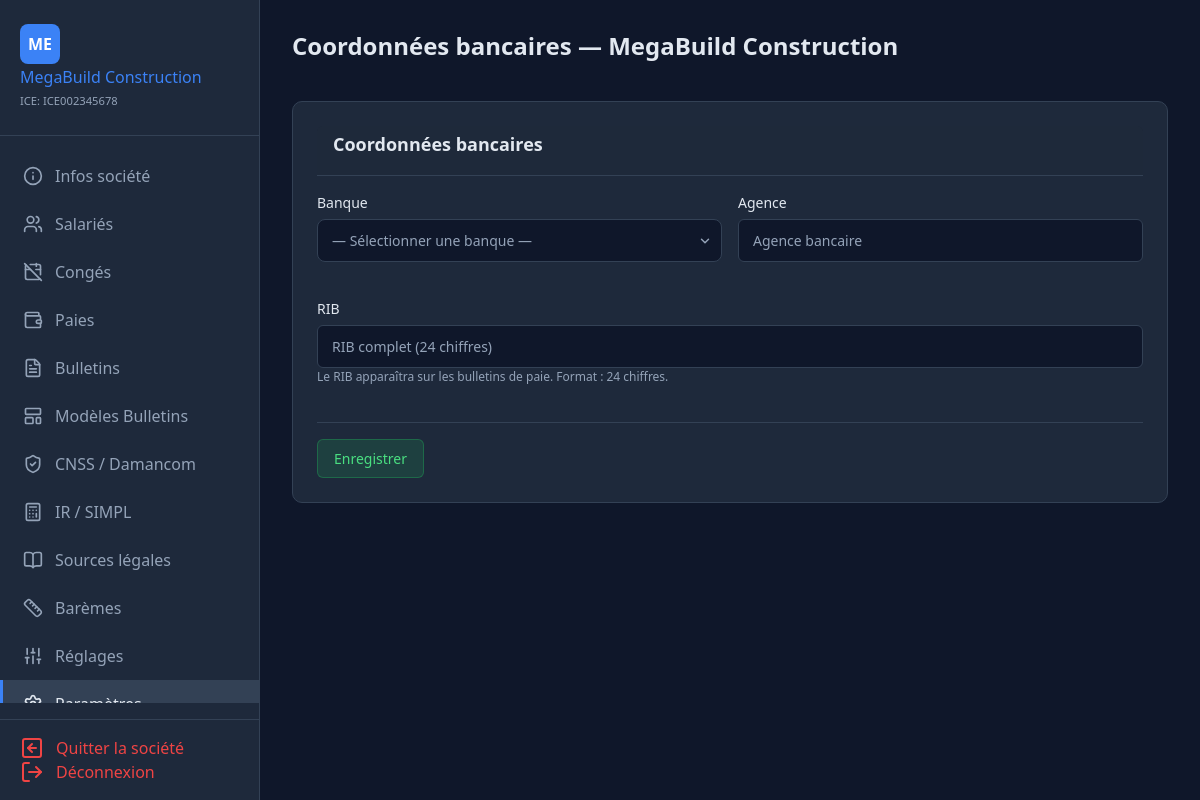
Screenshot of /societes/2/parametres (signed in) with the database file from the repository.
### tables this page shows
CREATE TABLE IF NOT EXISTS societes (
    id                  INT UNSIGNED AUTO_INCREMENT PRIMARY KEY,
    user_id             INT UNSIGNED        NOT NULL,
    raison_sociale      VARCHAR(200)        NOT NULL,
    forme_juridique     VARCHAR(20)         NOT NULL,
    ice                 VARCHAR(20)         NOT NULL,
    if_fiscal           VARCHAR(20)         NOT NULL,
    rc                  VARCHAR(20)         NOT NULL,
    tp                  VARCHAR(20)         NOT NULL,
    cnss                VARCHAR(20)         NOT NULL,
    adresse             TEXT,
    ville               VARCHAR(100),
    telephone           VARCHAR(20),
    email               VARCHAR(180),
    site_web            VARCHAR(255),
    banque              VARCHAR(100),
    agence              VARCHAR(100),
    rib                 VARCHAR(255),
    modele_bulletin_id  INT UNSIGNED,
    logo                VARCHAR(255),
    damancom_login      VARCHAR(100),
    damancom_password   VARCHAR(255),
    simpl_login         VARCHAR(100),
    simpl_password      VARCHAR(255),
    cimr_login          VARCHAR(100),
    cimr_password       VARCHAR(255),
    actif               TINYINT(1)          NOT NULL DEFAULT 1,
    created_at          DATETIME            NOT NULL DEFAULT CURRENT_TIMESTAMP,
    updated_at          DATETIME            NOT NULL DEFAULT CURRENT_TIMESTAMP ON UPDATE CURRENT_TIMESTAMP,
    FOREIGN KEY (user_id) REFERENCES users(id) ON DELETE CASCADE
);

### controllers/SocieteController.php (called while the page is built, shortened)
<?php
class SocieteController extends Controller
{
    private PDO $db;
    public function __construct()
    {
        $this->db = Model::db();
    }
    public function parametres(int $id, string $sous_tab = 'banque'): void
    {
        $userId = Session::get('user_id');
        $societe = $this->db->query("SELECT * FROM societes WHERE id = $id AND user_id = $userId")->fetch();
        $baremeMensuel = $this->db->query("SELECT * FROM bareme_ir WHERE type='mensuel' ORDER BY `min`")->fetchAll();
        $baremeAnnuel  = $this->db->query("SELECT * FROM bareme_ir WHERE type='annuel' ORDER BY `min`")->fetchAll();
        $cnssParams = $this->db->query("SELECT * FROM parametres_cnss_amo WHERE societe_id = $id")->fetch();
        if (!$cnssParams) $cnssParams = ['plafond_cnss'=>6000,'taux_cnss_salarial'=>4.48,'taux_cnss_patronal'=>8.98,'taux_amo_salarial'=>2.26,'taux_amo_patronal'=>4.11,'taux_amo_total'=>6.37,'taux_allocations_familiales'=>6.40,'taux_prestations_sociales'=>13.46,'taxe_formation'=>1.60,'participation_amo'=>1.85,'taux_penalites_cnss'=>0,'taux_penalites_tfp'=>0,'taux_penalites_amo'=>0,'penalite_cnss_premier_mois'=>3.00,'penalite_cnss_mois_suivants'=>0.50,'penalite_amo_taux'=>1.00,'astreinte_cnss_par_salarie'=>50.00,'astreinte_amo_par_salarie'=>100.00];
        $salaries = $this->db->query("SELECT id, nom_famille, prenom, salaire_base FROM salaries WHERE societe_id = $id AND actif = 1 ORDER BY nom_famille, prenom")->fetchAll();
        $services = $this->db->query("SELECT * FROM services WHERE societe_id = $id ORDER BY nom")->fetchAll();
        $fonctions = $this->db->query("SELECT f.*, s.nom as service_nom FROM fonctions f LEFT JOIN services s ON f.service_id = s.id WHERE f.societe_id = $id ORDER BY s.nom, f.nom")->fetchAll();
        $gains = $this->db->query("SELECT * FROM rubriques_gains WHERE (societe_id IS NULL OR societe_id = $id) ORDER BY is_global DESC, code")->fetchAll();
        $retenues = $this->db->query("SELECT * FROM rubriques_retenues WHERE (societe_id IS NULL OR societe_id = $id) ORDER BY is_global DESC, code")->fetchAll();
        $organismes = $this->db->query("SELECT * FROM organismes WHERE societe_id = $id ORDER BY nom")->fetchAll();
        $attestations = $this->db->query("SELECT * FROM modeles_attestation WHERE societe_id = $id ORDER BY titre")->fetchAll();
        $societe['rib'] = Crypto::decrypt($societe['rib']);
        $titles = [
            'general'        => 'Informations générales',
            'banque'         => 'Coordonnées bancaires',
            'teleservices'   => 'Accès téléservices',
            'codification'   => 'Codification & numérotation',
            'bcp'            => 'BCP — Bordereau de Cotisations et Paiement',
            'services'       => 'Services',
            'gains'          => 'Rubriques de gains',
            'retenues'       => 'Rubriques de retenues',
            'attestations'   => 'Modèles d\'attestation',
            'journal'        => 'Journal de comptabilisation',
        ];
        $subView = 'banque';
        if (in_array($sous_tab, array_keys($titles))) {
            $subView = $sous_tab;
        }
        $baseUrl = '/paie-me/societes/' . $id . '/parametres';
        $this->render('societes/parametres/' . $subView . '.php', [
            'title'         => $titles[$subView] . ' — ' . $societe['raison_sociale'],
            'societe'       => $societe,
            'baseUrl'       => $baseUrl,
            'bareme'        => $baremeMensuel,
            'baremeAnnuel'  => $baremeAnnuel,
            'cnssParams'    => $cnssParams,
            'salaries'      => $salaries,
            'services'      => $services,
            'fonctions'     => $fonctions,
            'gains'         => $gains,
            'retenues'      => $retenues,
            'organismes'    => $organismes,
            'attestations'  => $attestations,
        ]);
    }
    protected function render(string $view, array $data = []): void
    {
        extract($data);
        require __DIR__ . '/../views/' . $view;
        $content = ob_get_clean();
        require __DIR__ . '/../views/layout.php';
    }
}

### index.php (called while the page is built, shortened)
<?php
spl_autoload_register(function (string $class) {
    $prefixes = [
        'Core\\'        => __DIR__ . '/Core/',
        'Controllers\\' => __DIR__ . '/controllers/',
    ];
    foreach ($prefixes as $prefix => $baseDir) {
        $len = strlen($prefix);
        if (strncmp($prefix, $class, $len) === 0) {
            $relative = substr($class, $len);
            $file = $baseDir . str_replace('\\', '/', $relative) . '.php';
            if (file_exists($file)) {
                return;
            }
        }
    }
});
$method = $_SERVER['REQUEST_METHOD'];
$uri    = $_SERVER['REQUEST_URI'];
Router::dispatch($method, $uri);

### config/database.php (called while the page is built)
<?php
return [
    'host'     => '127.0.0.1',
    'port'     => 3306,
    'dbname'   => 'paie_me',
    'username' => 'root',
    'password' => '',
    'charset'  => 'utf8mb4',
];

### Core/Model.php (called while the page is built, shortened)
<?php
abstract class Model
{
    protected static PDO|null $db = null;
    public static function db(): PDO
    {
        if (self::$db === null) {
            $config = require __DIR__ . '/../config/database.php';
            $dsn = "mysql:host={$config['host']};port={$config['port']};dbname={$config['dbname']};charset={$config['charset']}";
            self::$db = new PDO($dsn, $config['username'], $config['password'], [
                PDO::ATTR_ERRMODE            => PDO::ERRMODE_EXCEPTION,
                PDO::ATTR_DEFAULT_FETCH_MODE => PDO::FETCH_ASSOC,
                PDO::ATTR_EMULATE_PREPARES   => false,
            ]);
        }
        return self::$db;
    }
}

### Core/Session.php (called while the page is built, shortened)
<?php
class Session
{
    public static function get(string $key, mixed $default = null): mixed
    {
        return $_SESSION[$key] ?? $default;
    }
}

### Core/Crypto.php (called while the page is built, shortened)
<?php
class Crypto
{
    private static string $cipher = 'aes-256-cbc';
    public static function decrypt(?string $ciphertext): ?string
    {
        if ($ciphertext === null || $ciphertext === '') return $ciphertext;
        $data = base64_decode($ciphertext);
        $ivLen = openssl_cipher_iv_length(self::$cipher);
        $iv = substr($data, 0, $ivLen);
        $encrypted = substr($data, $ivLen);
        return openssl_decrypt($encrypted, self::$cipher, self::key(), 0, $iv);
    }
}

### views/layout.php (the view, shortened to what this page needs)
<!DOCTYPE html>
<html lang="fr">
<head>
    <link rel="stylesheet" href="https://cdn.jsdelivr.net/npm/bootstrap@5.3.3/dist/css/bootstrap.min.css">
    <link rel="stylesheet" href="/paie-me/assets/css/style.css?v=<?= filemtime(__DIR__ . '/../assets/css/style.css') ?>">
</head>
<body>
<?php if (isset($_SESSION['user_id'])):
    $ctx = $_SESSION['societe_context'] ?? null;
?>
<aside class="sidebar">
    <div class="sidebar-brand">
        <?php if ($ctx): ?>
            <div style="width:40px;height:40px;background:var(--accent);border-radius:8px;display:flex;align-items:center;justify-content:center;font-size:16px;font-weight:700;color:#fff;margin-bottom:4px;">
                <?= strtoupper(mb_substr($ctx['raison_sociale'], 0, 2)) ?>
            </div>
            <h2 style="font-size:1rem;margin:0;"><?= htmlspecialchars($ctx['raison_sociale']) ?></h2>
            <small style="font-size:0.7rem;">ICE: <?= htmlspecialchars($ctx['ice']) ?></small>
        <?php else: ?>
            <h2>Paie Me</h2>
            <small>Gestion de paie</small>
        <?php endif; ?>
    </div>
    <ul class="sidebar-nav">
        <?php if ($ctx): ?>
        <li>
            <a href="/paie-me/societes/<?= $ctx['id'] ?>" class="<?= (parse_url($_SERVER['REQUEST_URI'], PHP_URL_PATH) === '/paie-me/societes/'.$ctx['id']) ? 'active' : '' ?>">
                <span class="icon" data-lucide="info"></span>
                <span>Infos société</span>
            </a>
        </li>
        <li>
            <a href="/paie-me/societes/<?= $ctx['id'] ?>/salaries" class="<?= str_contains($_SERVER['REQUEST_URI'], '/salaries') && !str_contains($_SERVER['REQUEST_URI'], 'create') && !str_contains($_SERVER['REQUEST_URI'], 'edit') ? 'active' : '' ?>">
                <span class="icon" data-lucide="users"></span>
                <span>Salariés</span>
            </a>
        </li>
        <li>
            <a href="/paie-me/societes/<?= $ctx['id'] ?>/conges" class="<?= str_contains($_SERVER['REQUEST_URI'], '/conges') ? 'active' : '' ?>">
                <span class="icon" data-lucide="calendar-off"></span>
                <span>Congés</span>
            </a>
        </li>
        <li>
            <a href="/paie-me/societes/<?= $ctx['id'] ?>/paies" class="<?= str_contains($_SERVER['REQUEST_URI'], '/paies') && !str_contains($_SERVER['REQUEST_URI'], 'create') && !str_contains($_SERVER['REQUEST_URI'], 'edit') ? 'active' : '' ?>">
                <span class="icon" data-lucide="wallet"></span>
                <span>Paies</span>
            </a>
        </li>
        <li>
            <a href="/paie-me/societes/<?= $ctx['id'] ?>/bulletins" class="<?= str_contains($_SERVER['REQUEST_URI'], '/bulletins') && !str_contains($_SERVER['REQUEST_URI'], 'show') && !str_contains($_SERVER['REQUEST_URI'], 'pdf') ? 'active' : '' ?>">
                <span class="icon" data-lucide="file-text"></span>
                <span>Bulletins</span>
            </a>
        </li>
        <li>
            <a href="/paie-me/societes/<?= $ctx['id'] ?>/modeles-bulletins" class="<?= str_contains($_SERVER['REQUEST_URI'], '/modeles-bulletins') ? 'active' : '' ?>">
                <span class="icon" data-lucide="layout-template"></span>
                <span>Modèles Bulletins</span>
            </a>
        </li>
        <li>
            <a href="/paie-me/societes/<?= $ctx['id'] ?>/cnss" class="<?= str_contains($_SERVER['REQUEST_URI'], '/cnss') ? 'active' : '' ?>">
                <span class="icon" data-lucide="shield-check"></span>
                <span>CNSS / Damancom</span>
            </a>
        </li>
        <li>
            <a href="/paie-me/societes/<?= $ctx['id'] ?>/ir" class="<?= str_contains($_SERVER['REQUEST_URI'], '/ir') && !str_contains($_SERVER['REQUEST_URI'], '/export') ? 'active' : '' ?>">
                <span class="icon" data-lucide="calculator"></span>
                <span>IR / SIMPL</span>
            </a>
        </li>
        <li>
            <a href="/paie-me/societes/<?= $ctx['id'] ?>/sources-legales" class="<?= str_contains($_SERVER['REQUEST_URI'], '/sources-legales') ? 'active' : '' ?>">
                <span class="icon" data-lucide="book-open"></span>
                <span>Sources légales</span>
            </a>
        </li>
        <li>
            <a href="/paie-me/societes/<?= $ctx['id'] ?>/baremes" class="<?= str_contains($_SERVER['REQUEST_URI'], '/baremes') ? 'active' : '' ?>" style="<?= str_contains($_SERVER['REQUEST_URI'], '/baremes') ? 'border-left:3px solid var(--accent);' : '' ?>">
                <span class="icon" data-lucide="ruler"></span>
                <span>Barèmes</span>
            </a>
        </li>
        <li>
            <a href="/paie-me/societes/<?= $ctx['id'] ?>/reglages" class="<?= str_contains($_SERVER['REQUEST_URI'], '/reglages') ? 'active' : '' ?>" style="<?= str_contains($_SERVER['REQUEST_URI'], '/reglages') ? 'border-left:3px solid var(--accent);' : '' ?>">
                <span class="icon" data-lucide="sliders"></span>
                <span>Réglages</span>
            </a>
        </li>
        <li>
            <a href="/paie-me/societes/<?= $ctx['id'] ?>/parametres" class="<?= str_contains($_SERVER['REQUEST_URI'], '/parametres') ? 'active' : '' ?>" style="<?= str_contains($_SERVER['REQUEST_URI'], '/parametres') ? 'border-left:3px solid var(--accent);' : '' ?>">
                <span class="icon" data-lucide="settings"></span>
                <span>Paramètres</span>
            </a>
        </li>
        <?php endif; ?>
    </ul>
    <div class="sidebar-footer">
        <?php if ($ctx): ?>
        <a href="/paie-me/societes/clear-context">
            <span class="icon" data-lucide="arrow-left-square"></span>
            <span>Quitter la société</span>
        </a>
        <?php endif; ?>
        <a href="/paie-me/logout">
            <span class="icon" data-lucide="log-out"></span>
            <span>Déconnexion</span>
        </a>
    </div>
</aside>
<?php endif; ?>
<main class="<?= isset($_SESSION['user_id']) ? 'main-content' : '' ?>">
    <?php if (isset($_SESSION['user_id'])): ?>
    <div class="topbar">
        <h1><?= $title ?? 'Paie Me' ?></h1>
    </div>
    <?php endif; ?>
    <?= $content ?? '' ?>
</main>
</body>
</html>

### views/societes/parametres/banque.php (shortened to what this page needs)
<form method="post" action="<?= $baseUrl ?>/banque">
<div class="card">
    <div class="card-header"><h3>Coordonnées bancaires</h3></div>
    <div style="display:grid; grid-template-columns:1fr 1fr; gap:1rem;">
        <div class="form-group">
            <label>Banque</label>
        </div>
        <div class="form-group">
            <label>Agence</label>
            <input type="text" name="agence" value="<?= htmlspecialchars($societe['agence'] ?? '') ?>" class="form-control" placeholder="Agence bancaire">
        </div>
        <div class="form-group" style="grid-column:1/-1;">
            <label>RIB</label>
            <input type="text" name="rib" value="<?= htmlspecialchars($societe['rib'] ?? '') ?>" class="form-control" placeholder="RIB complet (24 chiffres)" maxlength="24" pattern="[0-9]{24}" title="Le RIB marocain fait 24 chiffres">
            <small style="color:var(--text-muted); font-size:0.75rem;">Le RIB apparaîtra sur les bulletins de paie. Format : 24 chiffres.</small>
        </div>
    </div>
    <div style="margin-top:1rem; padding-top:1rem; border-top:1px solid var(--border);">
        <button type="submit" class="btn btn-success">Enregistrer</button>
    </div>
</div>
</form>

### Core/Router.php (shortened to what this page needs)
<?php
class Router
{
    private static array $routes = [];
    public static function get(string $uri, array $action): void
    {
        self::$routes['GET'][] = ['uri' => $uri, 'action' => $action];
    }
    public static function post(string $uri, array $action): void
    {
        self::$routes['POST'][] = ['uri' => $uri, 'action' => $action];
    }
    public static function dispatch(string $method, string $uri): void
    {
        $uri = parse_url($uri, PHP_URL_PATH);
        $uri = preg_replace('#^/paie-me#', '', $uri);
        $uri = trim($uri, '/');
        foreach (self::$routes[$method] ?? [] as $route) {
            $pattern = preg_replace('/\{(\w+)\}/', '(?P<$1>[^/]+)', $route['uri']);
            $pattern = '#^' . trim($pattern, '/') . '$#';
            if (preg_match($pattern, $uri, $matches)) {
                [$controller, $methodName] = $route['action'];
                $params = array_filter($matches, 'is_string', ARRAY_FILTER_USE_KEY);
                $instance = new $controller();
                call_user_func_array([$instance, $methodName], $params);
                return;
            }
        }
    }
}

### rows the page displays
societes: raison_sociale "ME", raison_sociale "MegaBuild Construction", ice "ICE002345678"
